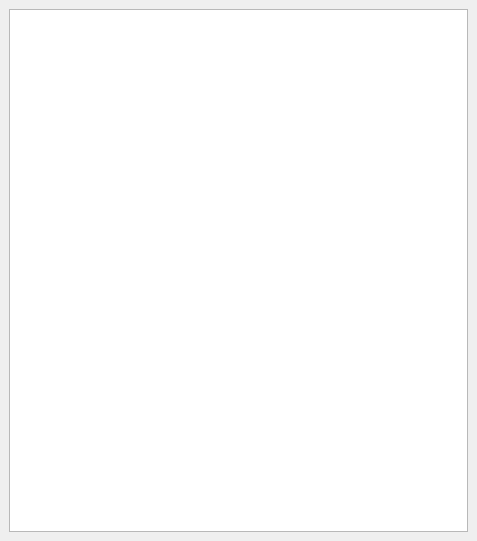
<?xml version="1.0" encoding="UTF-8"?>
<ui version="4.0">
 <class>QgsBoxToolbarLocatorDockWidgetBase</class>
 <widget class="QDockWidget" name="QgsBoxToolbarLocatorDockWidgetBase">
  <property name="geometry">
   <rect>
    <x>0</x>
    <y>0</y>
    <width>477</width>
    <height>541</height>
   </rect>
  </property>
  <property name="windowTitle">
   <string>QGIS Toolbar Locator</string>
  </property>
  <widget class="QWidget" name="dockWidgetContents">
   <layout class="QGridLayout" name="gridLayout">
    <item row="0" column="0">
     <widget class="QTreeView" name="treeView"/>
    </item>
   </layout>
  </widget>
 </widget>
 <resources/>
 <connections/>
</ui>
